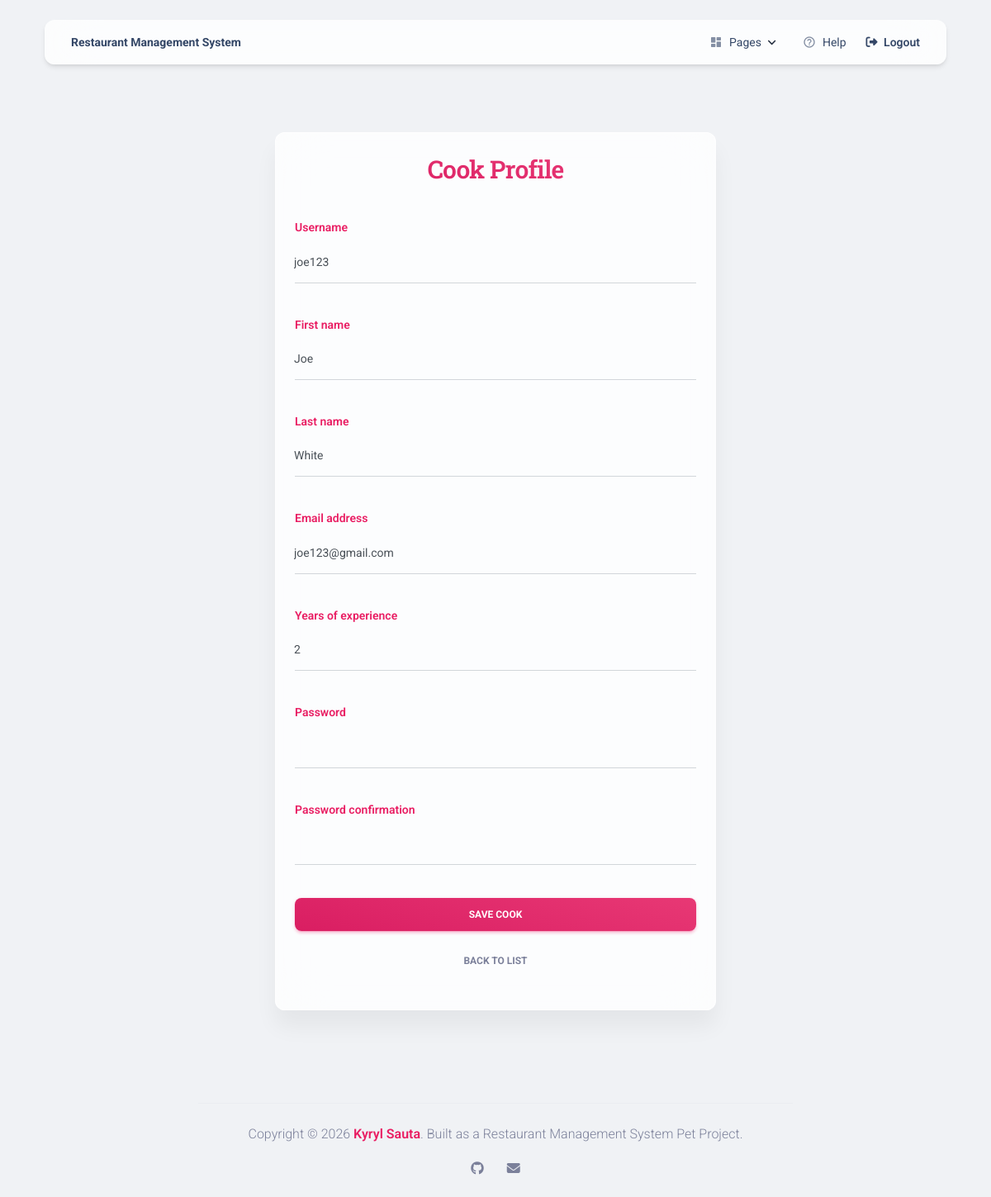
The page /cook/3/update/ (signed in) on the database its author committed.
### menu/models.py (models this page shows, shortened)
class Cook(AbstractUser):
    years_of_experience = models.IntegerField(null=True, blank=True)

### menu/views.py (the view)
# urls.py: path("cook/<int:pk>/update/", CookUpdateView.as_view(), name="cook-update"),
class CookUpdateView(LoginRequiredMixin, generic.UpdateView):
    model = Cook
    form_class = CookForm
    success_url = reverse_lazy("menu:cook-list")

### menu/forms.py
class CookForm(UserCreationForm):
    class Meta(UserCreationForm.Meta):
        model = Cook
        fields = ("username", "first_name", "last_name", "email", "years_of_experience")
    def __init__(self, *args, **kwargs):
        super().__init__(*args, **kwargs)
        for field in self.fields.values():
            field.widget.attrs['class'] = 'form-control'

### templates/menu/cook_form.html (shortened to what this page needs)
{% extends "base.html" %}
{% block content %}
  {% include 'includes/navigation.html' %}
  <div class="container mt-9 mb-6">
    <div class="row">
      <div class="col-lg-6 mx-auto">
        <div class="card card-body blur shadow-blur p-4">
          <h3 class="text-gradient text-primary text-center mb-4">Cook Profile</h3>
          <form method="post" action="">
            {% for field in form %}
              <div class="input-group input-group-static mb-4">
                <label>{{ field.label }}</label>
                {{ field }}
              </div>
            {% endfor %}
            <button type="submit" class="btn bg-gradient-primary w-100 mt-3">Save Cook</button>
            <a href="{% url 'menu:cook-list' %}" class="btn btn-link w-100 text-secondary">Back to List</a>
          </form>
        </div>
      </div>
    </div>
  </div>
{% endblock %}

### templates/base.html (style rules this page uses)
body { display: flex; flex-direction: column; min-height: 100vh; background-color: #f0f2f5; }
.input-group-static { border-bottom: 1px solid #d2d6da !important; padding-top: 15px !important; padding-bottom: 5px !important; }
.input-group-static label { display: block !important; margin-bottom: 10px !important; font-weight: 600; color: #e91e63; }
.input-group-static input, .input-group-static select, .input-group-static textarea { border: none !important; background: transparent !important; box-shadow: none !important; padding-left: 0 !important; width: 100%; }

### rows shown on the page
Cook: form "joe123" "Joe" "White" "joe123@gmail.com" "2"

### other values the page prints
{{ field.label }} "Username" "First name" "Last name" "Email address" "Years of experience" "Password" "Password confirmation"
